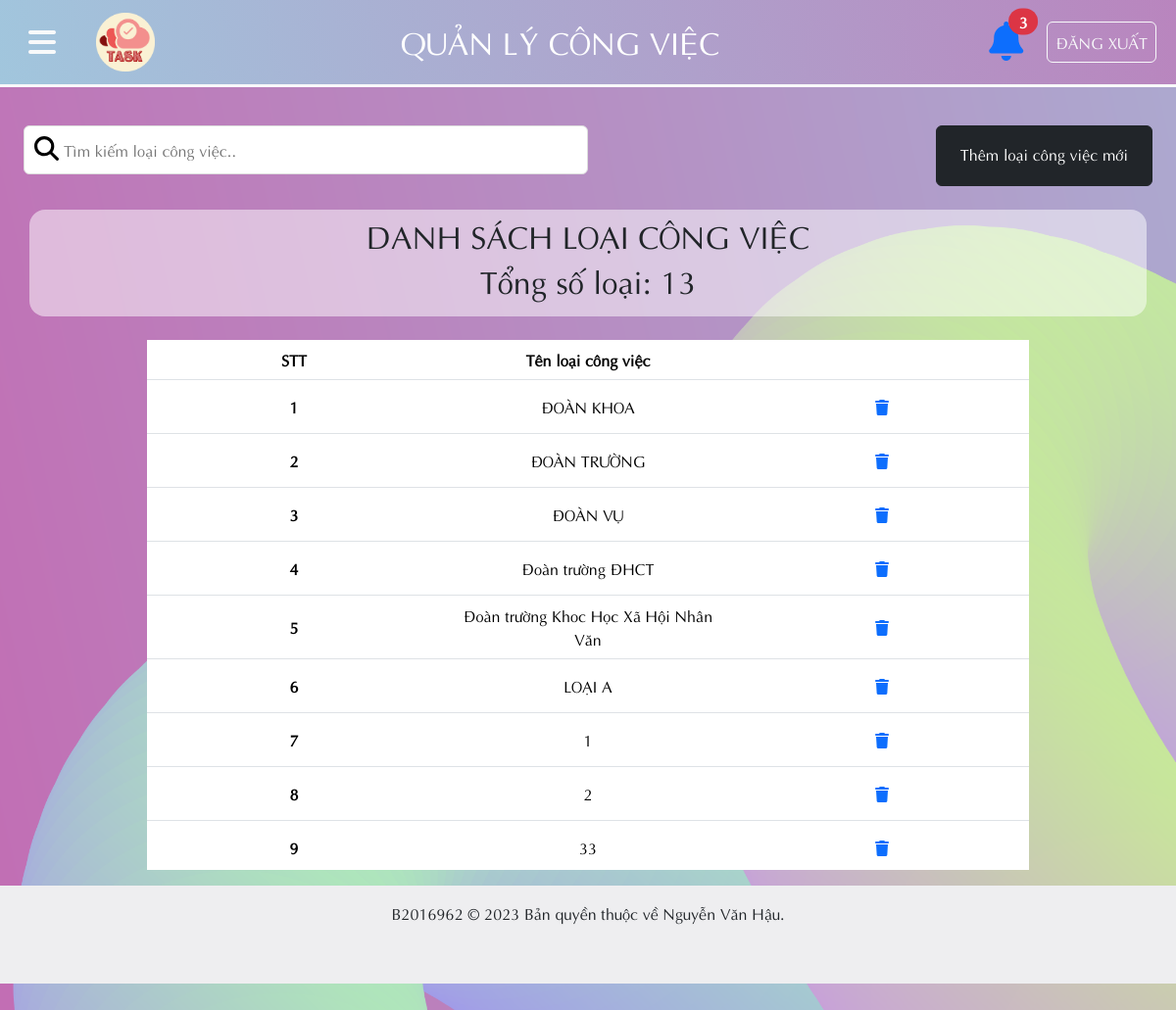
The app's page /Admin/ad_loaicongviec_ds.php (signed in) with its own data.
### tables this page shows
CREATE TABLE `loaicongviec` (
  `LCV_MA` int(10) NOT NULL,
  `LCV_TEN` varchar(50) NOT NULL
);

### Admin/ad_thongbao.php (called while the page is built, shortened)
<?php include_once '../condb/condb.php';
$query_chuadoc = "SELECT * FROM thongbao WHERE TB_XEM = '0'";
$soluong_chuadoc = $conn->query($query_chuadoc);
$soluong_thongbao = mysqli_num_rows($soluong_chuadoc);
?>

### Admin/ad_loaicongviec_ds.php (the view, shortened to what this page needs)
<?php include_once '../condb/condb.php';
include_once './ad_thongbao.php'; ?>
<!DOCTYPE html>
<html lang="en">
<head>
    <link href="../styles/style.css?v=<?php echo time(); ?>" rel="stylesheet" type="text/css" />
    <link href="https://cdn.jsdelivr.net/npm/bootstrap@5.3.2/dist/css/bootstrap.min.css" rel="stylesheet"
>
    <link rel="stylesheet" href="https://cdnjs.cloudflare.com/ajax/libs/font-awesome/6.4.2/css/all.min.css">
</head>
<body>
    <header>
        <nav class="navbar navbar-expand custom_navbar_bg fixed-top border-bottom border-light border-3">
            <button class=" btn mx-3" type="button" data-bs-toggle="offcanvas" data-bs-target="#offcanvasExample" aria-controls="offcanvasExample">
                <i class="fa-solid fs-2 text-light fa-bars"></i>
            </button>
            <div class="container-fluid">
                <a class="navbar-brand text-white fs-4" href="ad_trangchu.php"><img src="../image/logo.png" style="width: 60px;" class="w3-circle"></a>
                <a class="navbar-brand text-white fs-2"> QUẢN LÝ CÔNG VIỆC </a>
                <div class="d-flex">
                    <div class="dropdown mx-4 position-relative">
                        <span class="position-absolute top-0 start-100 fs-6 translate-middle badge bg-danger rounded-pill badge-danger">
                            <?php echo $soluong_thongbao; ?>
                        </span>
                        <a id="dLabel" role="button" data-toggle="dropdown" data-target="#" href="#">
                            <i class="fs-1 fa-solid fa-bell"></i>
                        </a>
                    </div>
                    <a class="btn btn-outline-light px-2 py-2 me-2" href="./dangxuat.php" role="button">ĐĂNG XUẤT</a>
                </div>
            </div>
        </nav>
    </header>
    <main>
        <div class="rounded mx-4 mb-4 pt-4  d-flex justify-content-sm-between">
            <input class="rounded-2" type="text" id="searchBar" placeholder="Tìm kiếm loại công việc.." title="Nhập thông tin công việc">
            <a href="ad_loaicongviec_them.php" class="btn btn-dark p-3 px-4">Thêm loại công việc mới</a>
        </div>
        <?php
$query_cv = "SELECT * FROM loaicongviec";
$ds_lcv = mysqli_query($conn, $query_cv);
$soluong_lcv = $ds_lcv->num_rows;
$i = 1;
?>
        <div class="container bg-white w-80 rounded-4 p-2 mb-4" style="--bs-bg-opacity: .5;">
            <h2 class="text-center ">DANH SÁCH LOẠI CÔNG VIỆC</h2>
            <h2 class="text-center ">Tổng số loại: <?php echo $soluong_lcv;?></h2>
        </div>
        <div class="m-auto w-75 d-flex justify-content-center">
            <table id="dataTable" class="table text-center align-middle">
                <thead class="align-middle">
                    <tr>
                        <th scope="col">STT</th>
                        <th scope="col">Tên loại công việc</th>
                        <th scope="col"></th>
                    </tr>
                </thead>
                <tbody>
                    <?php
while ($cv = mysqli_fetch_assoc($ds_lcv)):
    ?>
                    <tr>
                        <th scope="row">
                            <?php echo $i;
    $i += 1; ?>
                        </th>
                        <td>
                            <?php echo $cv['LCV_TEN']; ?>
                        </td>
                        <td>
                            <button class="btn"><a href="ad_loaicongviec_xoa.php?xoa_ma=<?php echo $cv['LCV_MA']?>"><i class="fa-sharp fa-solid fa-trash"></i></a></button>
                        </td>
                    </tr>
                    <?php
endwhile;
?>
                </tbody>
            </table>
        </div>
    </main>
    <footer class="footer_container d-flex justify-content-center p-3 text-dark">
        <p>B2016962 &copy; 2023 Bản quyền thuộc về Nguyễn Văn Hậu.</p>
    </footer>
</body>
</html>

### styles/style.css (style rules this page uses)
* { margin: 0; padding: 0; box-sizing: border-box; font-family: Aptima; }
body { background-image: url(../Image/background.png); background-repeat: no-repeat; background-size: cover; background-attachment: fixed; }
nav { transition: all 0.2s ease-in-out; }
.custom_navbar_bg { background-image: linear-gradient( 75deg, #a1c6dd 0%, #a1c6dd 0%, #b985be 100% ); }
.footer_container { min-height: 100px; background-color: #eeeef0; }
footer { background-color: rgba(225, 225, 225, 0.4); backdrop-filter: blur(10px); height: 80px; }
main { min-height: 620px; margin-top: 80px; padding-top: 24px; }
@media (min-width: 992px) { .container, .container-lg, .container-md, .container-sm { max-width: 960px; min-width: 700px; } }
#searchBar { background-image: url(../Image/SearchIcon.svg); background-position: 10px 10px; background-size: 25px; background-repeat: no-repeat; width: 50%; font-size: 16px; padding: 12px 20px 12px 40px; border: 1px solid #ddd; margin-bottom: 12px; }
table { width: 100%; }
thead, tbody tr { display: table; width: 100%; table-layout: fixed; }
tbody { display: block; overflow-y: auto; table-layout: fixed; max-height: 500px; }

### records on screen
loaicongviec: LCV_TEN "ĐOÀN KHOA"
loaicongviec: LCV_TEN "ĐOÀN TRƯỜNG"
loaicongviec: LCV_TEN "ĐOÀN VỤ"
loaicongviec: LCV_TEN "Đoàn trường ĐHCT"
loaicongviec: LCV_TEN "Đoàn trường Khoc Học Xã Hội Nhân Văn"
loaicongviec: LCV_TEN "LOẠI A"
loaicongviec: LCV_TEN "1"
loaicongviec: LCV_TEN "2"
loaicongviec: LCV_TEN "33"

### other values on screen
$soluong_thongbao "3"
$soluong_lcv "13"
